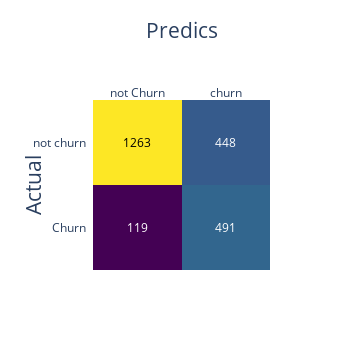
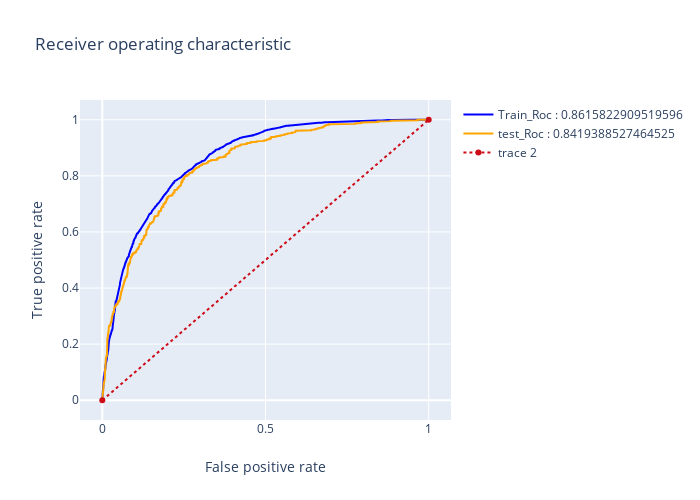
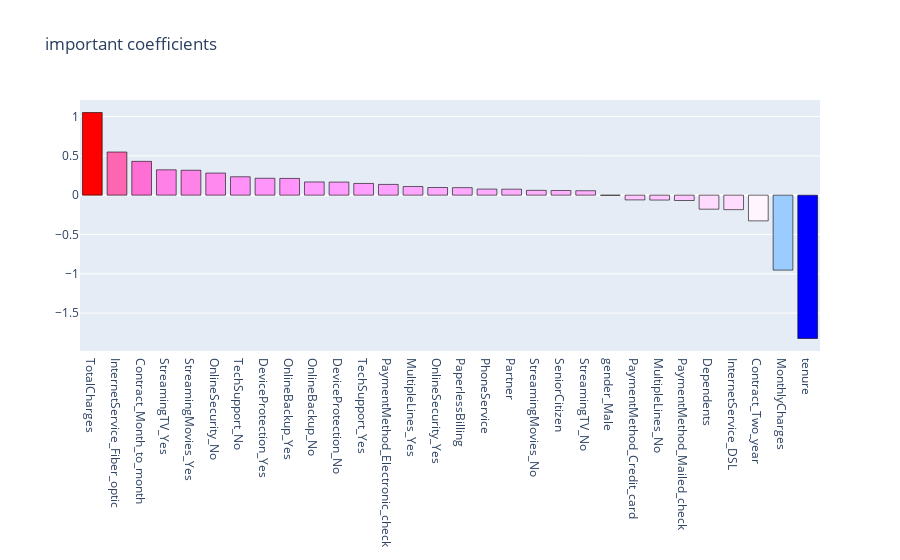

Source (notebook cell) for these figures, in order:
### Code cell
# after Gridsearch with recall for scoring
logreg_1 = LogisticRegression(C = 1 , class_weight = 'balanced', fit_intercept = True , 
                              intercept_scaling = 10 , max_iter = 200 , penalty = 'l2' ,
                              random_state = 11 , solver = 'newton-cg')
# model results
results(logreg_1, X, X_train_smote, y_train_smote, X_test, y_test, 'coefficients', None)

### Figure 1 — Plotly figure (JSON) as saved in the notebook; plotly's stock layout.template omitted (floating-point values rounded to 4 significant figures)
{"data": [{"colorscale": [[0, "#440154"], [0.1111, "#482878"], [0.2222, "#3e4989"], [0.3333, "#31688e"], [0.4444, "#26828e"], [0.5556, "#1f9e89"], [0.6667, "#35b779"], [0.7778, "#6ece58"], [0.8889, "#b5de2b"], [1, "#fde725"]], "reversescale": false, "showscale": false, "type": "heatmap", "x": ["not Churn", "churn"], "y": ["Churn", "not churn"], "z": [[119, 491], [1263, 448]]}], "layout": {"annotations": [{"font": {"color": "#FFFFFF"}, "showarrow": false, "text": "119", "x": "not Churn", "xref": "x", "y": "Churn", "yref": "y"}, {"font": {"color": "#FFFFFF"}, "showarrow": false, "text": "491", "x": "churn", "xref": "x", "y": "Churn", "yref": "y"}, {"font": {"color": "#000000"}, "showarrow": false, "text": "1263", "x": "not Churn", "xref": "x", "y": "not churn", "yref": "y"}, {"font": {"color": "#FFFFFF"}, "showarrow": false, "text": "448", "x": "churn", "xref": "x", "y": "not churn", "yref": "y"}], "autosize": false, "height": 350, "width": 350, "xaxis": {"dtick": 1, "gridcolor": "rgb(0, 0, 0)", "side": "top", "tickmode": "array", "ticks": "", "title": {"font": {"size": 21}, "text": "Predics"}}, "yaxis": {"dtick": 1, "tickmode": "array", "ticks": "", "ticksuffix": "  ", "title": {"font": {"size": 21}, "text": "Actual"}}}}

### Figure 2 — Plotly figure (JSON) as saved in the notebook; plotly's stock layout.template omitted (floating-point values rounded to 4 significant figures; data arrays with more than 128 entries replaced by an {"elided": "..."} marker saying what was removed)
{"data": [{"line": {"color": "blue", "width": 2}, "name": "Train_Roc : 0.8615822909519596", "type": "scatter", "x": {"elided": "2054 float values"}, "y": {"elided": "2054 float values"}}, {"line": {"color": "orange", "width": 2}, "name": "test_Roc : 0.8419388527464525", "type": "scatter", "x": {"elided": "623 float values"}, "y": {"elided": "623 float values"}}, {"line": {"color": "rgb(205, 12, 24)", "dash": "dot", "width": 2}, "type": "scatter", "x": [0, 1], "y": [0, 1]}], "layout": {"autosize": false, "height": 500, "title": {"text": "Receiver operating characteristic"}, "width": 700, "xaxis": {"title": {"text": "False positive rate"}}, "yaxis": {"title": {"text": "True positive rate"}}}}

### Figure 3 — Plotly figure (JSON) as saved in the notebook; plotly's stock layout.template omitted (floating-point values rounded to 4 significant figures)
{"data": [{"marker": {"color": [1.051, 0.5488, 0.4303, 0.3227, 0.3172, 0.2811, 0.2343, 0.215, 0.2129, 0.1681, 0.1665, 0.1492, 0.1369, 0.11, 0.09758, 0.09566, 0.07749, 0.07623, 0.06131, 0.05903, 0.05652, -0.001602, -0.06011, -0.06218, -0.06791, -0.1783, -0.1842, -0.3267, -0.9533, -1.823], "colorscale": [[0, "rgb(0,0,255)"], [0.1, "rgb(51,153,255)"], [0.2, "rgb(102,204,255)"], [0.3, "rgb(153,204,255)"], [0.4, "rgb(204,204,255)"], [0.5, "rgb(255,255,255)"], [0.6, "rgb(255,204,255)"], [0.7, "rgb(255,153,255)"], [0.8, "rgb(255,102,204)"], [0.9, "rgb(255,102,102)"], [1, "rgb(255,0,0)"]], "line": {"color": "black", "width": 0.6}}, "name": "coefficients", "type": "bar", "x": ["TotalCharges", "InternetService_Fiber_optic", "Contract_Month_to_month", "StreamingTV_Yes", "StreamingMovies_Yes", "OnlineSecurity_No", "TechSupport_No", "DeviceProtection_Yes", "OnlineBackup_Yes", "OnlineBackup_No", "DeviceProtection_No", "TechSupport_Yes", "PaymentMethod_Electronic_check", "MultipleLines_Yes", "OnlineSecurity_Yes", "PaperlessBilling", "PhoneService", "Partner", "StreamingMovies_No", "SeniorCitizen", "StreamingTV_No", "gender_Male", "PaymentMethod_Credit_card", "MultipleLines_No", "PaymentMethod_Mailed_check", "Dependents", "InternetService_DSL", "Contract_Two_year", "MonthlyCharges", "tenure"], "y": [1.051, 0.5488, 0.4303, 0.3227, 0.3172, 0.2811, 0.2343, 0.215, 0.2129, 0.1681, 0.1665, 0.1492, 0.1369, 0.11, 0.09758, 0.09566, 0.07749, 0.07623, 0.06131, 0.05903, 0.05652, -0.001602, -0.06011, -0.06218, -0.06791, -0.1783, -0.1842, -0.3267, -0.9533, -1.823]}], "layout": {"title": {"text": "important coefficients"}}}
